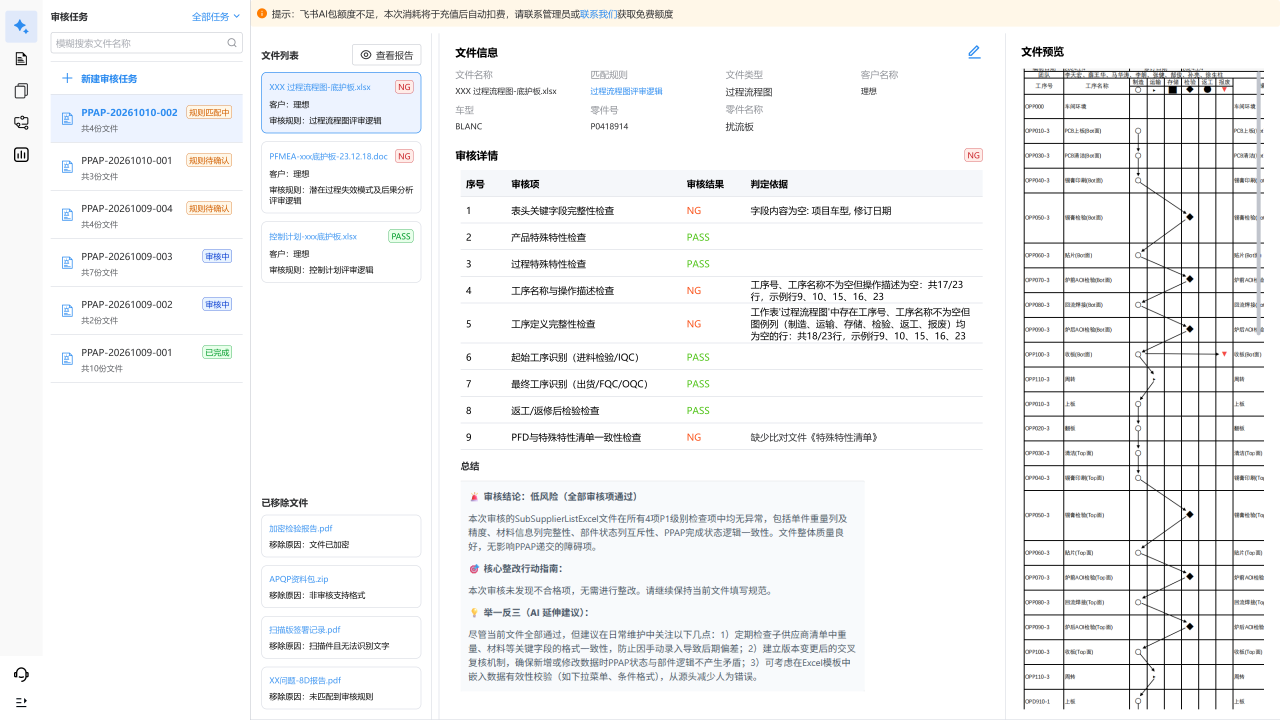
#> input picture assets/PPAP PRD v3.7/images/IMG-B-02.png, 3840 x 2160 px (shown at 1/3 size); its folder holds only this picture in this run
$ python -i raster.py   (imports and definitions only)
#> lines starting #> are read from the running program, lines starting #| are printed output that depends on the picture; after the words box and inside, x2 and y2 are one past the last pixel; in counts of white or black regions, pixels touching at a corner belong together
"""Source-grounded table topology for image-only PDF pages.

Raster lines, not a language model, define cell identities and merge spans.
No document text is inferred here. Transcription happens from separately
cropped, coordinate-bound physical cells after this grid passes validation.
"""

from __future__ import annotations

import logging
from dataclasses import dataclass

import cv2
import numpy as np

logger = logging.getLogger(__name__)

MAX_IMAGE_PIXELS = 12_000_000
MAX_GRID_CELLS = 4096


@dataclass(frozen=True)
class RasterCell:
    index: int
    row: int
    col: int
    end_row: int
    end_col: int
    bbox: tuple[int, int, int, int]


@dataclass(frozen=True)
class RasterGrid:
    row_count: int
    col_count: int
    cells: tuple[RasterCell, ...]
    merges: tuple[tuple[int, int, int, int], ...]
    bbox: tuple[int, int, int, int]


# [17 lines left out: functions _boundaries, _line_fraction, not called in this run]


def _line_masks(gray: np.ndarray) -> tuple[np.ndarray, np.ndarray, np.ndarray]:
    height, width = gray.shape
#> height = 2160; width = 3840
    black = cv2.adaptiveThreshold(gray, 255, cv2.ADAPTIVE_THRESH_MEAN_C, cv2.THRESH_BINARY_INV, 31, 12)
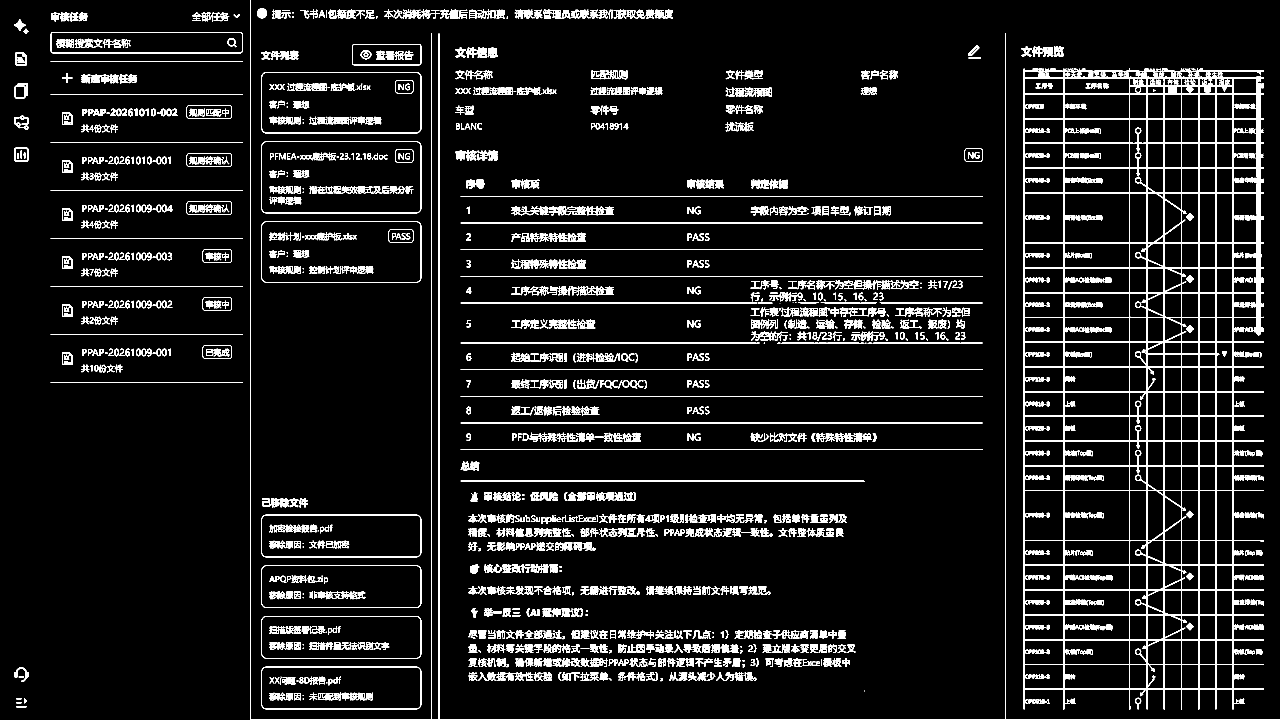
#> black: shape (2160, 3840) (shown at 1/3 size); 6.8% white; 2404 white regions (278 under 20 px), largest, box (x1, y1, x2, y2) and area: (3071, 206, 3792, 2128) 142086, (750, 0, 3840, 2160) 22844, (1382, 588, 2948, 590) 3132
    horizontal = cv2.morphologyEx(black, cv2.MORPH_OPEN, cv2.getStructuringElement(cv2.MORPH_RECT, (max(24, width // 65), 1)))
#> horizontal: shape (2160, 3840); 1.6% white; 84 white regions, largest, box (x1, y1, x2, y2) and area: (750, 2158, 3840, 2160) 6180, (1382, 588, 2948, 590) 3132, (1382, 668, 2948, 670) 3132
    vertical = cv2.morphologyEx(black, cv2.MORPH_OPEN, cv2.getStructuringElement(cv2.MORPH_RECT, (1, max(24, height // 80))))
#> vertical: shape (2160, 3840); 1.2% white; 174 white regions, largest, box (x1, y1, x2, y2) and area: (3770, 229, 3782, 1006) 8722, (3697, 233, 3701, 2128) 7580, (3594, 230, 3598, 2128) 7574
    horizontal = cv2.dilate(horizontal, cv2.getStructuringElement(cv2.MORPH_RECT, (1, 3)))
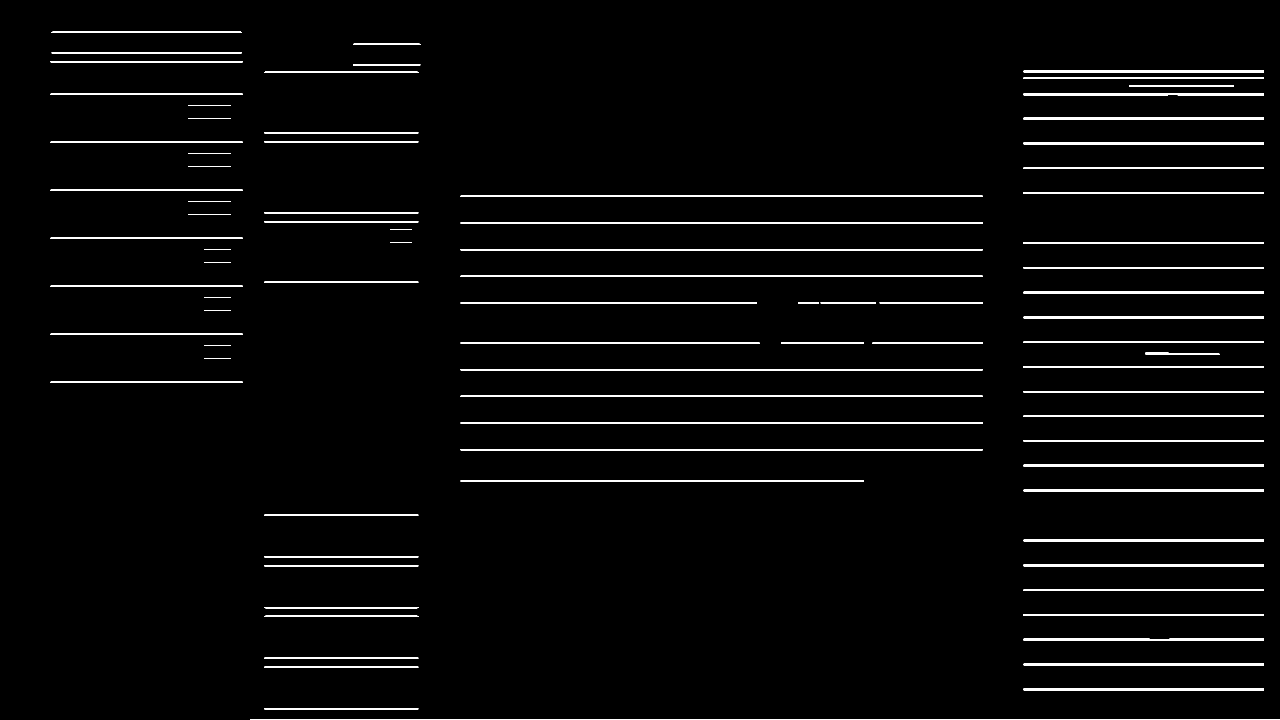
#> horizontal: shape (2160, 3840) (shown at 1/3 size); 2.8% white; 84 white regions, largest, box (x1, y1, x2, y2) and area: (750, 2157, 3840, 2160) 9270, (1382, 587, 2948, 591) 6264, (1382, 667, 2948, 671) 6264
    vertical = cv2.dilate(vertical, cv2.getStructuringElement(cv2.MORPH_RECT, (3, 1)))
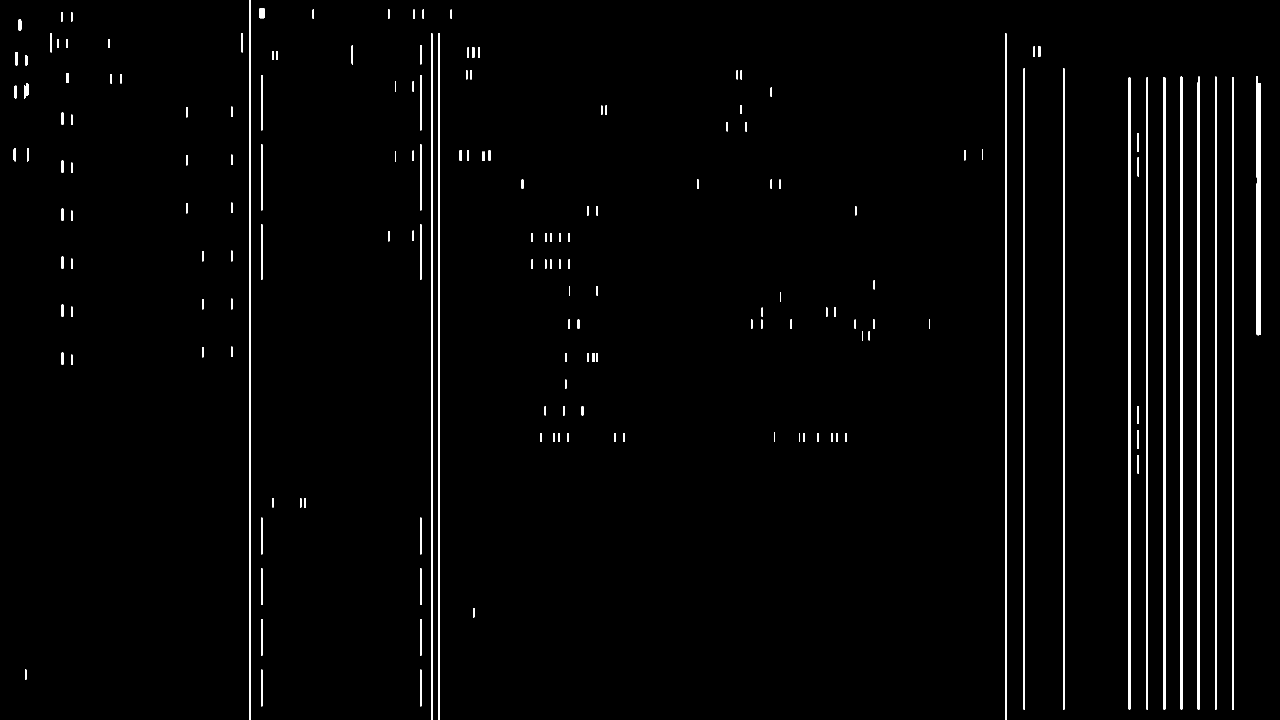
#> vertical: shape (2160, 3840) (shown at 1/3 size); 2% white; 174 white regions, largest, box (x1, y1, x2, y2) and area: (3593, 230, 3599, 2128) 11370, (3696, 233, 3702, 2128) 11370, (3490, 231, 3496, 2128) 11362
    drawing = cv2.bitwise_or(horizontal, vertical)
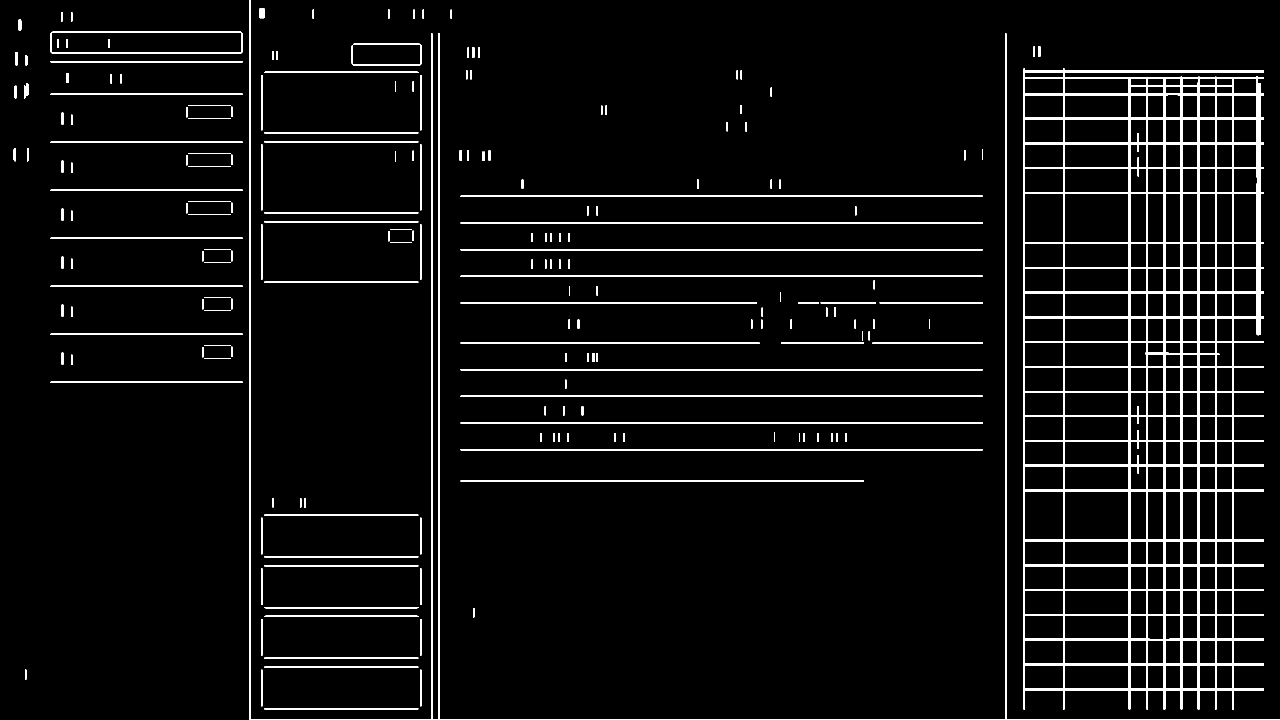
#> drawing: shape (2160, 3840) (shown at 1/3 size); 4.7% white; 207 white regions, largest, box (x1, y1, x2, y2) and area: (3070, 206, 3792, 2128) 197271, (749, 0, 3840, 2160) 42585, (1382, 587, 2948, 591) 6264
    drawing = cv2.morphologyEx(drawing, cv2.MORPH_CLOSE, np.ones((3, 3), dtype=np.uint8))
#> drawing: shape (2160, 3840); 4.7% white; 204 white regions, largest, box (x1, y1, x2, y2) and area: (3070, 206, 3792, 2128) 197314, (749, 0, 3840, 2160) 42585, (1382, 587, 2948, 591) 6264
    return horizontal, vertical, drawing


# [215 lines left out: functions detect_raster_grids, read_raster_page, mask_raster_tables, make_cell_panel, not called in this run]

>>> import cv2
>>> picture = cv2.imread('../../../../../assets/PPAP PRD v3.7/images/IMG-B-02.png', cv2.IMREAD_GRAYSCALE)
>>> result = _line_masks(picture)

$ run again, on assets/PPAP PRD v3.7/images/IMG-G-01.png
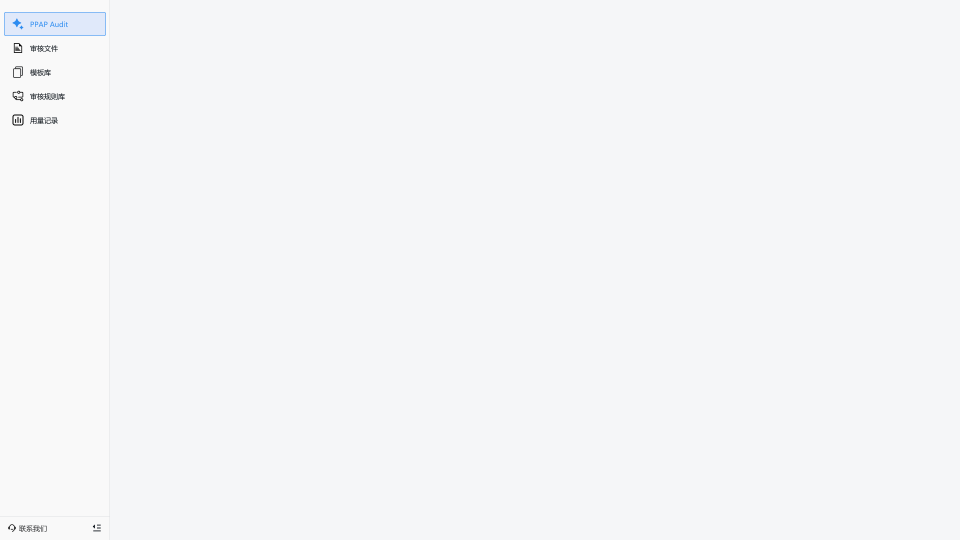
#> input picture assets/PPAP PRD v3.7/images/IMG-G-01.png, 1920 x 1080 px (shown at 1/2 size)
#> in _line_masks, `black = cv2.adaptiveThreshold(gray, 255, cv2.ADAPTIVE_THRESH_MEAN_C, c..`:
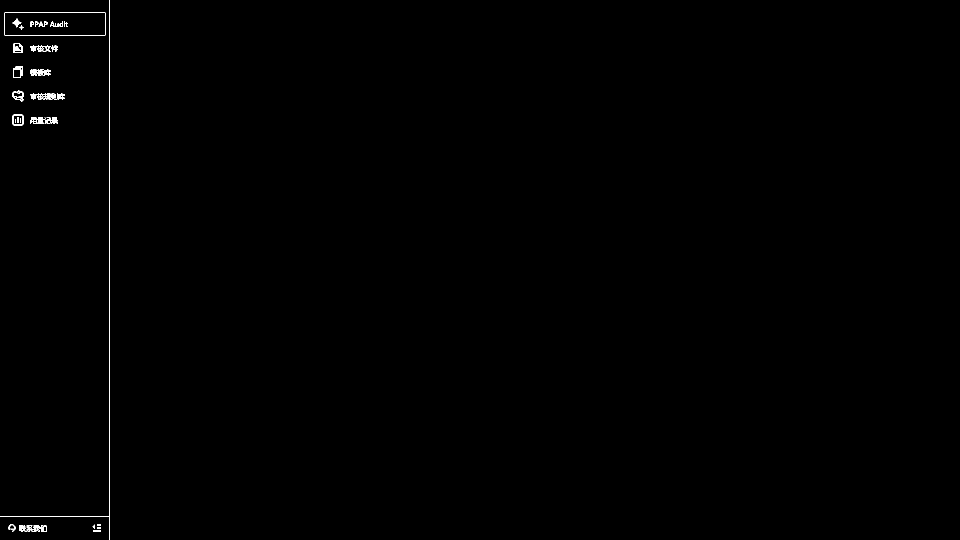
#> black: shape (1080, 1920) (shown at 1/2 size); 0.26% white in thin lines or dots, all inside (x1, y1, x2, y2) = (0, 0, 220, 1080)
#> in _line_masks, `drawing = cv2.bitwise_or(horizontal, vertical)`:
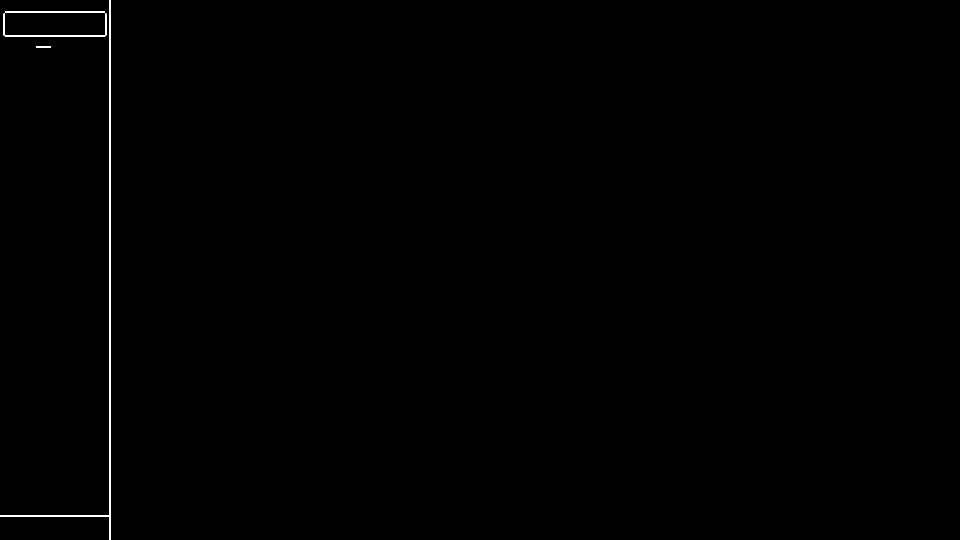
#> drawing: shape (1080, 1920) (shown at 1/2 size); 0.26% white; 4 white regions, box (x1, y1, x2, y2) and area: (0, 0, 221, 1080) 3894, (7, 27, 213, 73) 864, (10, 23, 210, 26) 600, (72, 92, 102, 95) 90

$ run again, on assets/PPAP PRD v3.7/images/IMG-G-02.png
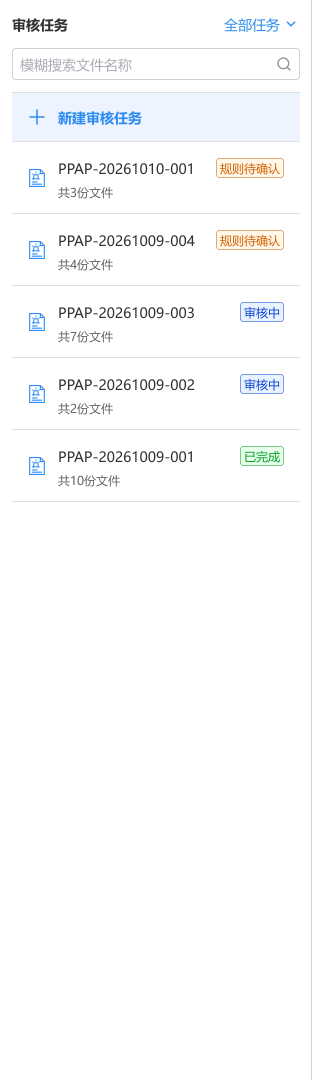
#> input picture assets/PPAP PRD v3.7/images/IMG-G-02.png, 624 x 2160 px (shown at 1/2 size)
#> in _line_masks, `black = cv2.adaptiveThreshold(gray, 255, cv2.ADAPTIVE_THRESH_MEAN_C, c..`:
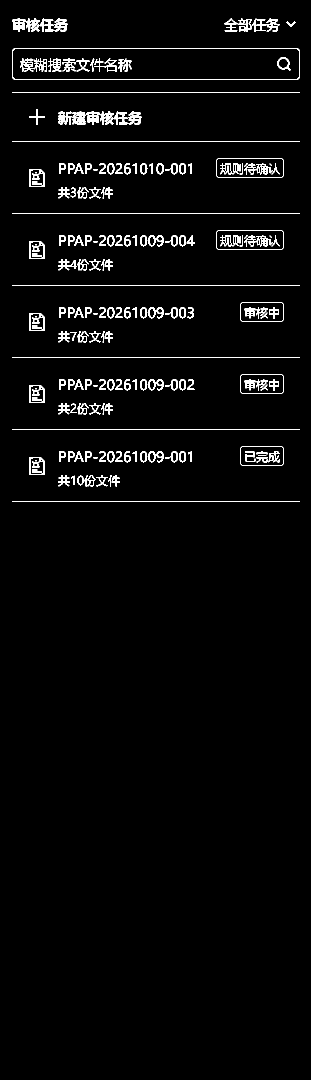
#> black: shape (2160, 624) (shown at 1/2 size); 3.5% white; 242 white regions (8 under 20 px), largest, box (x1, y1, x2, y2) and area: (622, 0, 624, 2160) 4320, (24, 96, 600, 160) 2528, (24, 184, 600, 186) 1152
#> in _line_masks, `drawing = cv2.bitwise_or(horizontal, vertical)`:
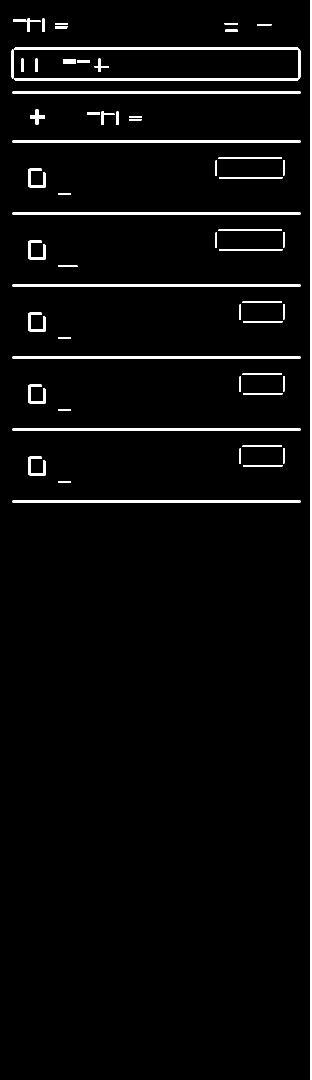
#> drawing: shape (2160, 624) (shown at 1/2 size); 2.8% white; 60 white regions, largest, box (x1, y1, x2, y2) and area: (621, 0, 624, 2160) 6480, (28, 95, 601, 161) 4780, (25, 183, 601, 187) 2304
